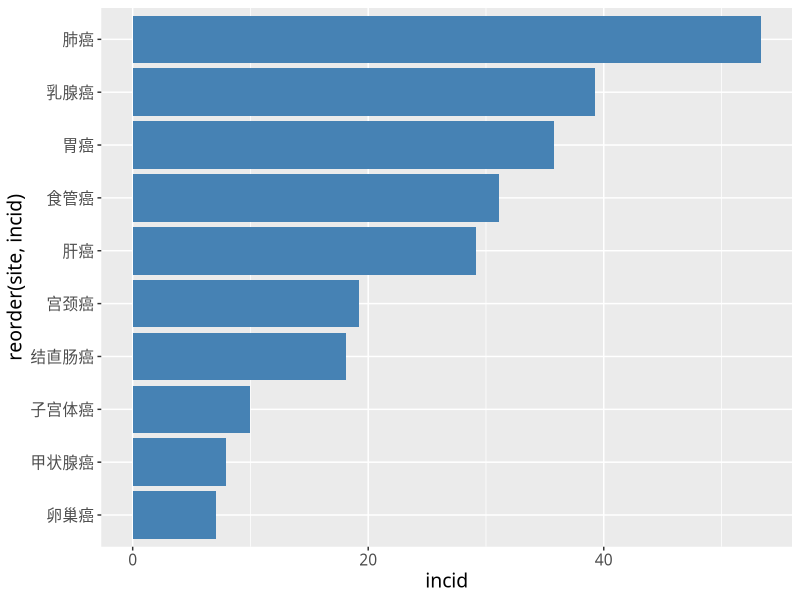
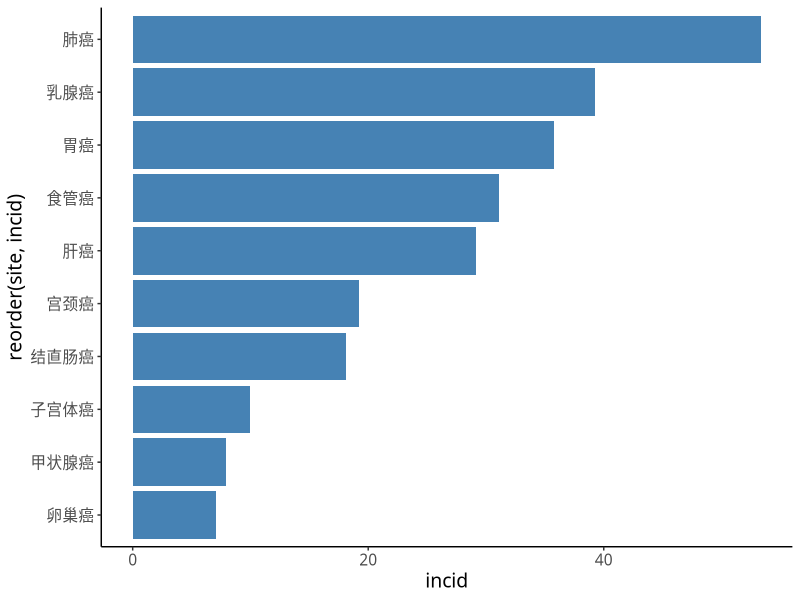
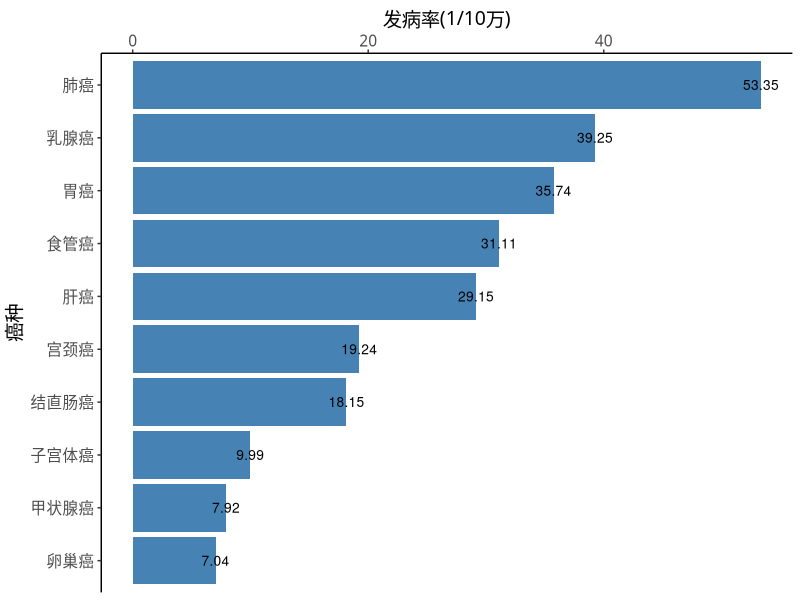
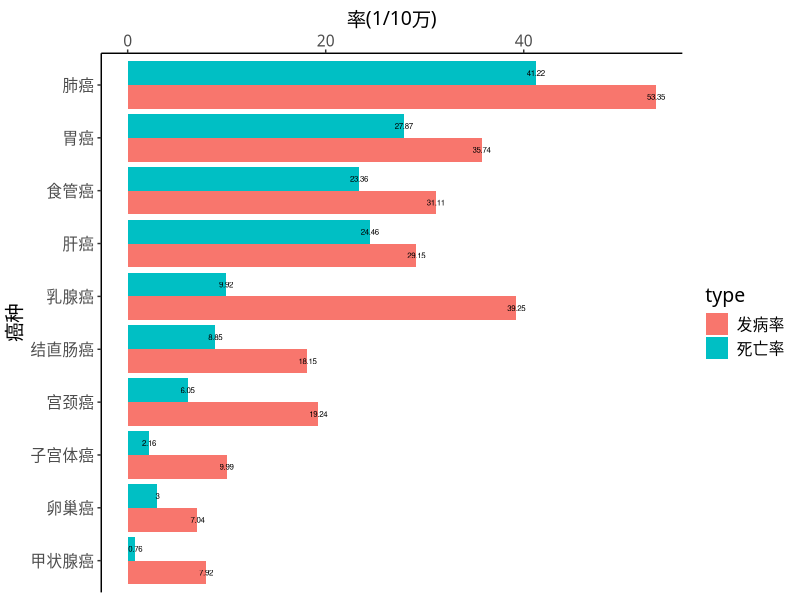
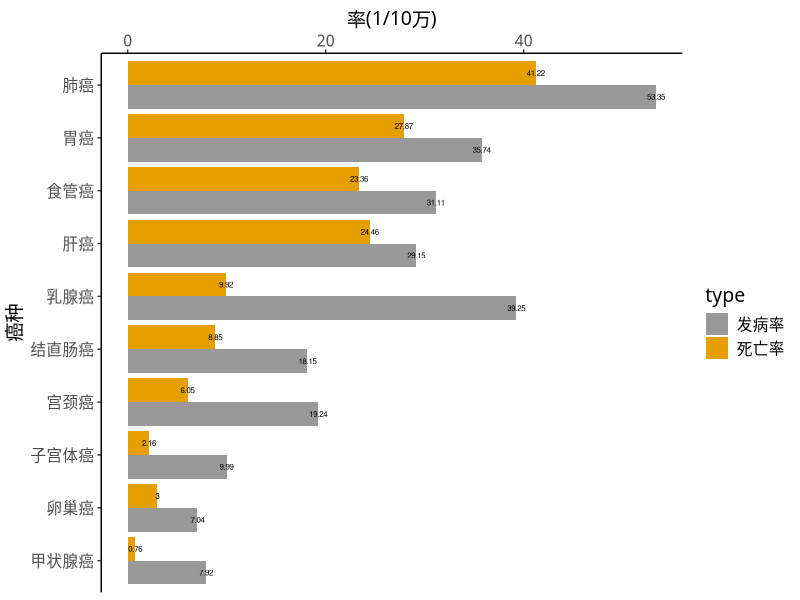
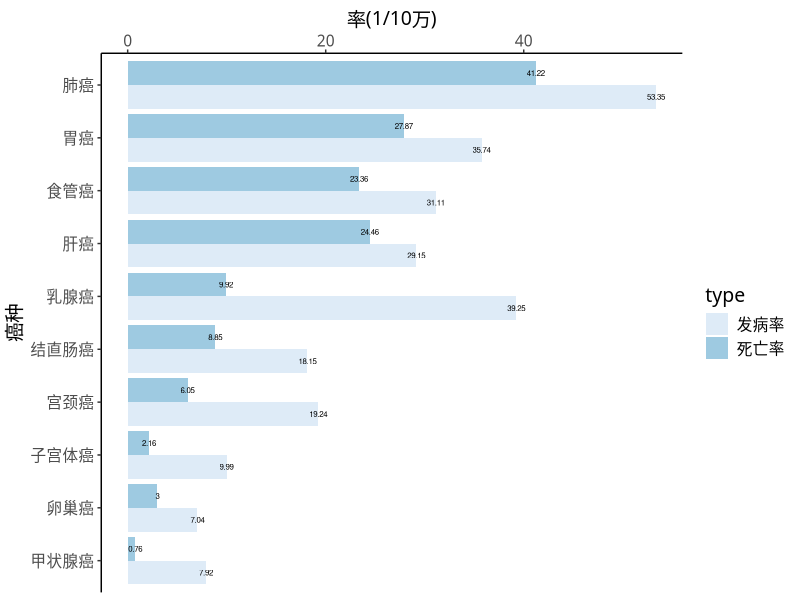
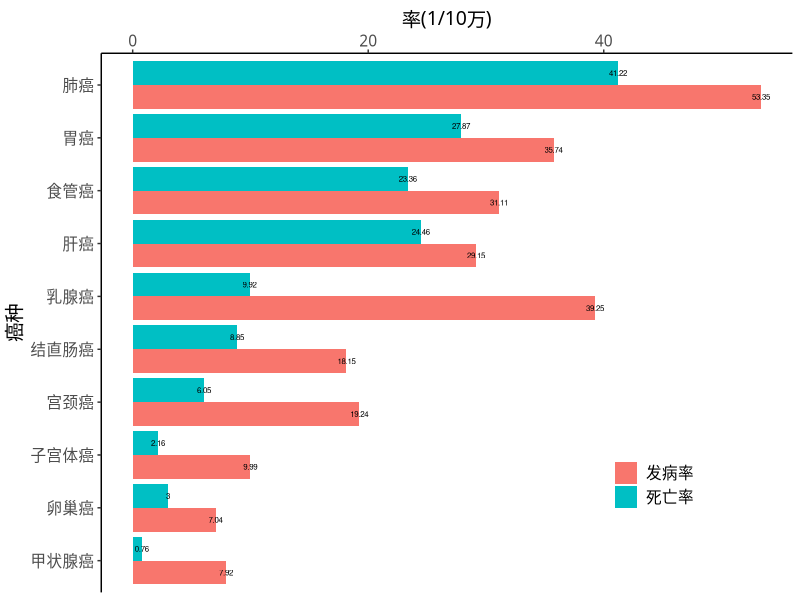
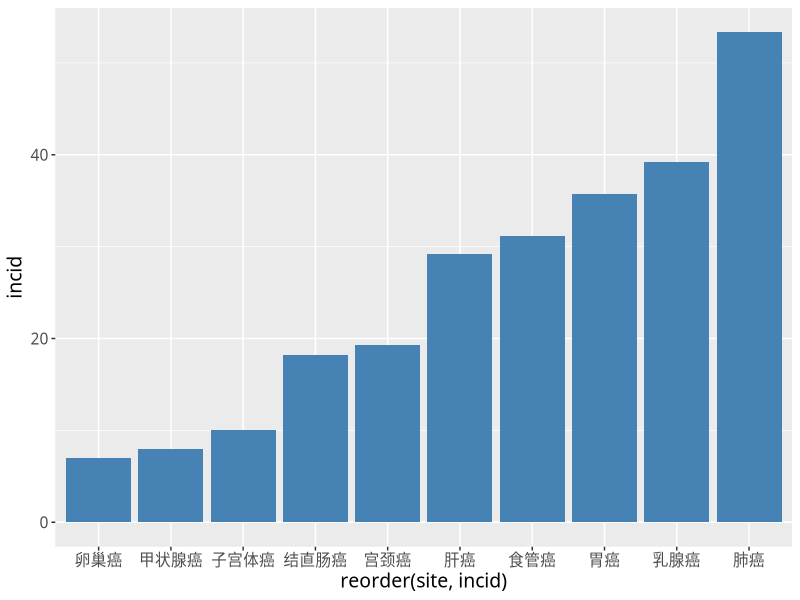

These figures' R source, in order:
## ---- chunk 1
data <- data.frame(
  site=c("肺癌","乳腺癌","胃癌","食管癌","肝癌","宫颈癌","结直肠癌","子宫体癌","甲状腺癌","卵巢癌"),
  incid=c(53.35,39.25,35.74,31.11,29.15,19.24,18.15,9.99,7.92,7.04))
head(data)
## ---- chunk 2
#| label: "feature"
#| message: false
#| fig-cap: "简单条形图"
#| fig-alt: "简单条形图"
library(ggplot2)
library(dplyr)
plot <- data %>%
  # 通过reorder(site,-incid)来改变条形的顺序，按照incid值的大小排列条形
  ggplot(aes(x=reorder(site,incid), y=incid)) +
  # 输出条形图，并把条形填充为蓝色
  geom_bar(stat="identity",fill="steelblue")+
  theme(text=element_text(family="STKaiti",size=14))
ggsave("plot.png")
## ---- chunk 3
#| fig-cap: "条形图：坐标轴转置"
#| fig-alt: "简单条形图"
plot + 
  # 转置坐标轴
  coord_flip()
## ---- chunk 4
plot+coord_flip()+
  # 使用classic主题
  theme_classic()+
    theme(text=element_text(family="STKaiti",size=14))
## ---- chunk 5
plot+
  # 对坐标轴进行转置
  coord_flip()+
  # 使用经典的科研作图主题
  theme_classic()+
  # 设置x轴标题
  xlab("癌种")+
  # 设置y轴标题
  ylab("发病率(1/10万)")+
  # 把转置后的x轴位置调整到顶部显示
  scale_y_continuous(position="right")+
  # 添加数据标签
  geom_text(aes(label=incid), size=3.5)+
 theme(text=element_text(family="STKaiti",size=14))
## ---- chunk 6
data2 <- data.frame(
  site=c("肺癌","乳腺癌","胃癌","食管癌","肝癌","宫颈癌","结直肠癌","子宫体癌","甲状腺癌","卵巢癌","肺癌","乳腺癌","胃癌","食管癌","肝癌","宫颈癌","结直肠癌","子宫体癌","甲状腺癌","卵巢癌"),
  type=c(rep("发病率",10),rep("死亡率",10)),
  value=c(53.35,39.25,35.74,31.11,29.15,19.24,18.15,9.99,7.92,7.04,41.22,9.92,27.87,23.36,24.46,6.05,8.85,2.16,0.76,3.00))
head(data)
## ---- chunk 7
data2%>%
  ggplot(aes(x=reorder(site,value), y=value, fill=type)) +
  # 使用position=position_dodge()改变堆积条图为分组条图
  geom_bar(stat="identity",position=position_dodge())+
  coord_flip()+
  theme_classic()+
  scale_y_continuous(position = "right")+
  xlab("癌种")+
  ylab("率(1/10万)")+
  geom_text(aes(label=value),size=2,position=position_dodge(0.9))+
    theme(text=element_text(family="STKaiti",size=14))->plot2
plot2
## ---- chunk 8
plot2+
  # 修改条的颜色为以下两个色号
  scale_fill_manual(values=c('#999999','#E69F00'))

# 我们也可以使用color palettes改变分组条图的颜色
plot2+
scale_fill_brewer(palette="Blues")

# 我们可以利用theme()对图例进行修改
plot2+
  theme(
    # 修改图例的位置
    legend.position = c(0.8,0.2),
    # 取消图例的标题
    legend.title=element_blank()
  )
